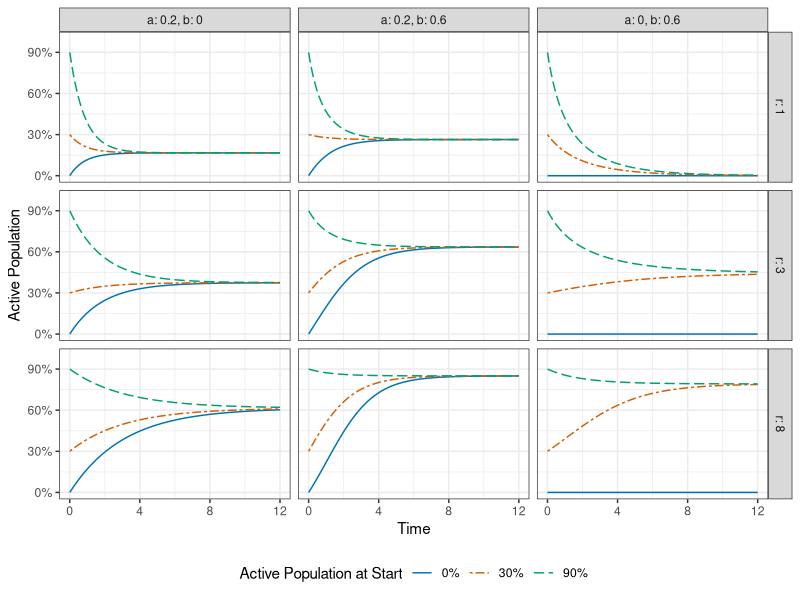
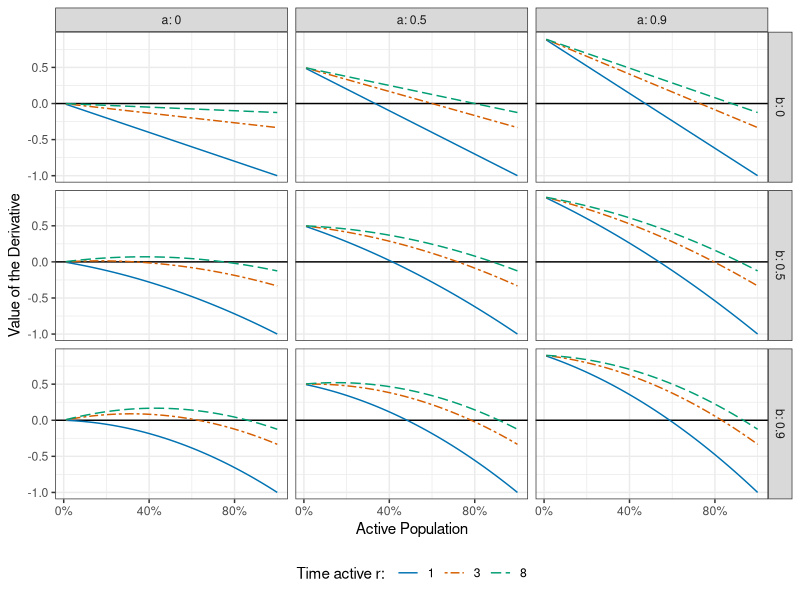
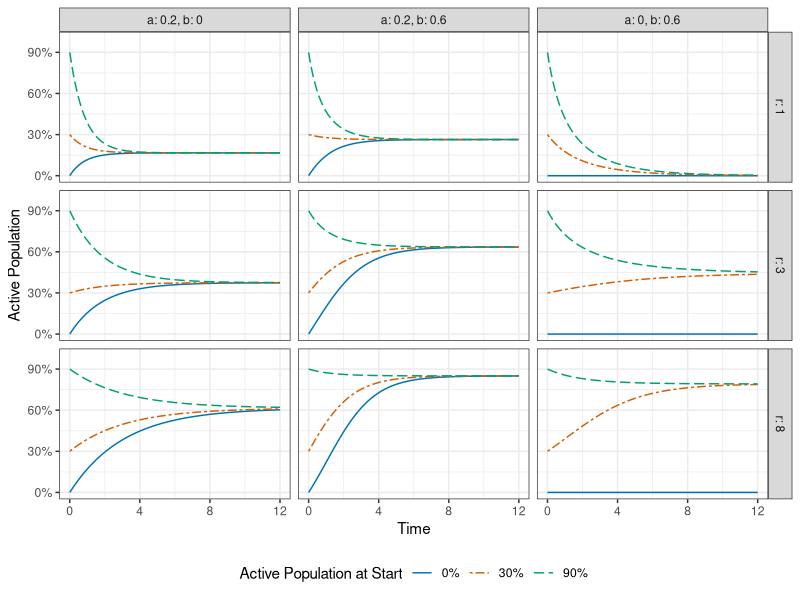
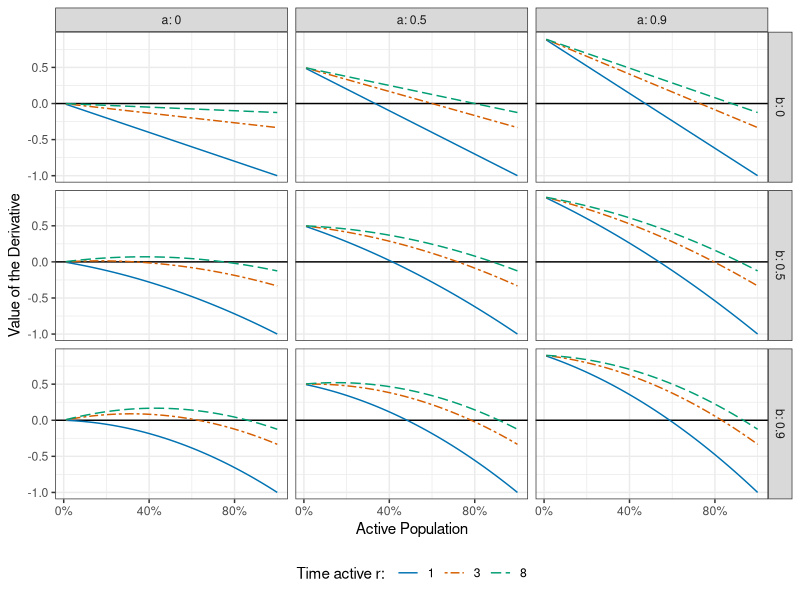

Write the R code that produced these figures, in order.
################################################################################
### Time will tell: How Attention Span affects Success in social Diffusion
### Part I: Images of the mathematical models
### Author: Malte Grönemann
### R version 3.6.3 (2020-02-29) on x86_64-pc-linux-gnu (Ubuntu 18.04)
################################################################################

library(ggplot2) # 3.3.2
library(deSolve) # 1.28
library(dplyr) # 1.0.0

# a colour palette suited for colourblind people
# adopted from http://www.cookbook-r.com/Graphs/Colors_(ggplot2)/#a-colorblind-friendly-palette
cbPalette <- c("#0072B2", "#D55E00", "#009E73", "#56B4E9", "#F0E442", "#E69F00")
lines <- c("solid", "twodash", "longdash")


# examples of the modified bass model
df <- expand.grid(c("a: 0.2, b: 0", "a: 0.2, b: 0.6", "a: 0, b: 0.6"), # parameters
                  c(1, 3, 8), # r
                  c(0, .3, .9)) # P_act0
colnames(df) <- c("parameters", "r", "P_act0")
df$a <- rep(c(.2, .2, 0), length(df)/3)
df$b <- rep(c(0, .6, .6), length(df)/3)

mod_bass <- function(t, state, parameters) {
  with(as.list(c(state, parameters)), {
    dp <- -b * p^2 - (a - b + 1/r) * p + a
    list(dp)
  })}

t <- seq(0, 12, by = 0.1)

temp <- ode(y = c(p = df$P_act0[1]), # approximating the curve with the ode starting from P_act0
            times = t, 
            func = mod_bass, 
            parms = c(a = df$a[1], 
                      b = df$b[1], 
                      r = df$r[1]))
df_m <- data.frame(parameters = rep(df$parameters[1], length(t)),
                   P_act0 = rep(df$P_act0[1], length(t)),
                   r = rep(df$r[1], length(t)),
                   t = temp[ , 1],
                   p = temp[ , 2])

for(c in 2:length(df$parameters)){
  temp <- ode(y = c(p = df$P_act0[c]), 
              times = t, 
              func = mod_bass, 
              parms = c(a = df$a[c], b = df$b[c], r = df$r[c]))
  temp <- data.frame(parameters = rep(df$parameters[c], length(t)),
                     P_act0 = rep(df$P_act0[c], length(t)),
                     r = rep(df$r[c], length(t)),
                     t = temp[ , 1],
                     p = temp[ , 2])
  df_m <- rbind(df_m, temp)
}
  
ggplot(df_m) +
  aes(x = t,
      y = p,
      colour = paste(P_act0 * 100, "%", sep = ""),
      linetype = paste(P_act0 * 100, "%", sep = "")) +
  geom_line() +
  facet_grid(r ~ parameters, 
             labeller = labeller(r = label_both)) +
  scale_y_continuous(limits = c(0, 1),
                     breaks = c(0, .3, .6, .9),
                     labels = scales::percent) +
  scale_x_continuous(breaks = c(0, 4, 8, 12)) +
  scale_linetype_manual(values = lines) +
  scale_colour_manual(values = cbPalette) +
  theme_bw() +
  theme(legend.position = "bottom") +
  labs(x = "Time",
       y = "Active Population",
       colour = "Active Population at Start",
       linetype = "Active Population at Start")
ggsave("images/examples_mod_bass.pdf", height = 10, width = 15, units = "cm")


# derivative of the modified bass model
df2 <- expand.grid(c(0, .5, .9), # a
                  c(0, .5, .9), # b
                  c(1, 3, 8),  # r
                  (1:100)/100) # p
colnames(df2) <- c("a", "b", "r", "p")

df2 <- df2 %>% mutate(derivative = -b * p^2 - (a - b + 1/r) * p + a)

ggplot(df2) +
  aes(x = p,
      y = derivative,
      colour = as.character(r),
      linetype = as.character(r)) +
  geom_hline(yintercept = 0) +
  geom_line() +
  facet_grid(b ~ a, labeller = label_both) +
  scale_x_continuous(breaks = c(0, .4, .8),
                     labels = scales::percent) +
  scale_linetype_manual(values = lines) +
  scale_colour_manual(values = cbPalette) +
  theme_bw() +
  theme(legend.position = "bottom") +
  labs(x = "Active Population",
       y = "Value of the Derivative",
       colour = "Time active r: ",
       linetype = "Time active r: ")
ggsave("images/equi_mod_bass.pdf", height = 10, width = 15, units = "cm")
